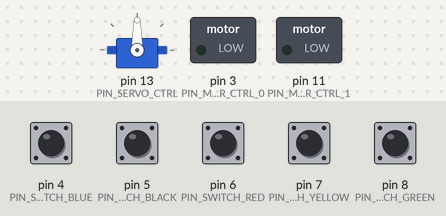
A sketch run on a simulated Arduino Uno, built with avr-gcc and run on an emulated ATmega328P. Parts: servo, switched loads named in the sketch (green lamp = pin HIGH). The inputs (shaded band) are chosen by the test bench; at power-on: pin 4 (PIN_SWITCH_BLUE), pin 5 (PIN_SWITCH_BLACK), pin 6 (PIN_SWITCH_RED), pin 7 (PIN_SWITCH_YELLOW), pin 8 (PIN_SWITCH_GREEN) LOW. What the sketch prints to the serial monitor is not drawn.

Above: at 1.2 s.
1.3 s: pin 4 (PIN_SWITCH_BLUE) pulled HIGH for 0.15 s
4.3 s: pin 7 (PIN_SWITCH_YELLOW) pulled HIGH for 0.15 s
At 4.48 s:
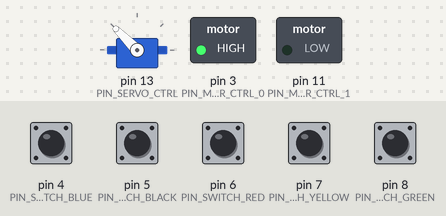
7.3 s: pin 8 (PIN_SWITCH_GREEN) pulled HIGH for 0.15 s
At 7.51 s:
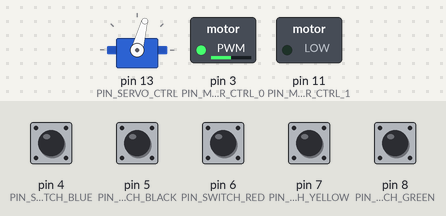
10.3 s: pin 7 (PIN_SWITCH_YELLOW) pulled HIGH for 1 s
At 10.54 s:
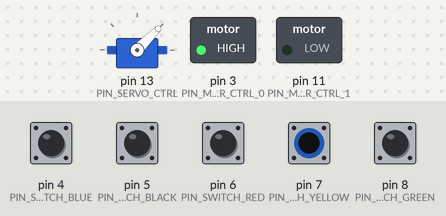
13.3 s: pin 5 (PIN_SWITCH_BLACK) pulled HIGH for 0.15 s
14.9 s: pin 4 (PIN_SWITCH_BLUE) pulled HIGH for 1 s
At 15.06 s:
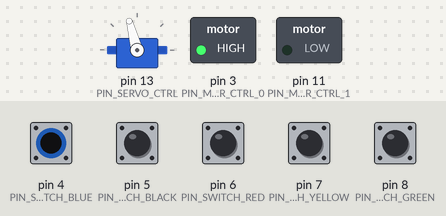
Timing chart, 0 to 19.9 s (numbered marks = the images above; inputs shaded):
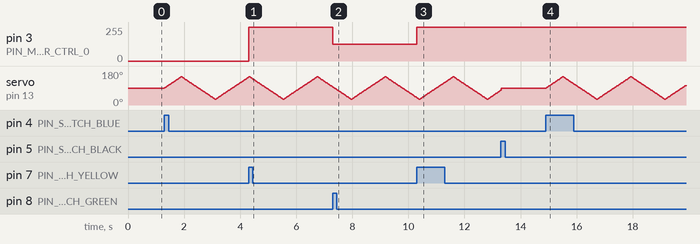

The sketch:

4_FanApply.ino
```cpp
#include <Servo.h>
#define PIN_MOTOR_CTRL_0 3
#define PIN_MOTOR_CTRL_1 11
#define PIN_SWITCH_GREEN 8
#define PIN_SWITCH_YELLOW 7
#define PIN_SWITCH_RED 6
#define PIN_SWITCH_BLACK 5
#define PIN_SWITCH_BLUE 4
#define PIN_SERVO_CTRL 13
int prevSwitchGreen = HIGH;
int prevSwitchYellow = HIGH;
int prevSwitchRed = HIGH;
int prevSwitchBlack = HIGH;
int prevSwitchBlue = HIGH;
int rotate = 0;
int dir = 1;
byte motorCtrlValue0;
byte servoPosition = 90;
Servo servoRotate;
void setup() {
  servoRotate.attach(PIN_SERVO_CTRL);
  servoRotate.write(servoPosition);
  pinMode(PIN_SWITCH_GREEN, INPUT);
  pinMode(PIN_SWITCH_YELLOW, INPUT);
  pinMode(PIN_SWITCH_RED, INPUT);
  pinMode(PIN_SWITCH_BLACK, INPUT);
  pinMode(PIN_SWITCH_BLUE, INPUT);
  pinMode(PIN_MOTOR_CTRL_0, OUTPUT);
  pinMode(PIN_MOTOR_CTRL_1, OUTPUT);
  pinMode(PIN_SERVO_CTRL, OUTPUT);
  analogWrite(PIN_MOTOR_CTRL_0, 0);
  analogWrite(PIN_MOTOR_CTRL_1, 0);
  Serial.begin(115200);
}
void loop() {

  // Fan Control
  int currentSwitchGreen = digitalRead(PIN_SWITCH_GREEN);
  int currentSwitchYellow = digitalRead(PIN_SWITCH_YELLOW);
  int currentSwitchRed = digitalRead(PIN_SWITCH_RED);
  if ((prevSwitchGreen == LOW) && (currentSwitchGreen == HIGH)) {
    motorCtrlValue0 = 127;
    analogWrite(PIN_MOTOR_CTRL_0, motorCtrlValue0);
  }
  if ((prevSwitchYellow == LOW) && (currentSwitchYellow == HIGH)) {
    motorCtrlValue0 = 255;
    analogWrite(PIN_MOTOR_CTRL_0, motorCtrlValue0);
  }
  if ((prevSwitchRed == LOW) && (currentSwitchRed == HIGH)) {
    motorCtrlValue0 = 0;
    analogWrite(PIN_MOTOR_CTRL_0, motorCtrlValue0);
  }
  prevSwitchGreen = currentSwitchGreen;
  prevSwitchYellow = currentSwitchYellow;
  prevSwitchRed = currentSwitchRed;

  // Rotate Control
  int currentSwitchBlack = digitalRead(PIN_SWITCH_BLACK);
  int currentSwitchBlue = digitalRead(PIN_SWITCH_BLUE);
  if ((prevSwitchBlack == LOW) && (currentSwitchBlack == HIGH)) {
    rotate = 0;
    servoPosition = 90;
    servoRotate.write(servoPosition);

  }
  if ((prevSwitchBlue == LOW) && (currentSwitchBlue == HIGH)) {
    rotate = ~rotate;
  }
  prevSwitchBlack = currentSwitchBlack;
  prevSwitchBlue = currentSwitchBlue;


  if (rotate == 0) {
    Serial.println(servoPosition);
  }
  else {
    servoPosition += dir;
    if ((servoPosition <= 30)||(servoPosition >= 150)) dir *= -1;
    servoRotate.write(servoPosition);
  }
  delay(10);
}
```

Measured:
- after the input at 4.3 s, pin 3 (PIN_MOTOR_CTRL_0): 0/255 → 255/255 at once
- after the input at 7.3 s, pin 3 (PIN_MOTOR_CTRL_0): 255/255 → 127/255 at once
- after the input at 10.3 s, pin 3 (PIN_MOTOR_CTRL_0): 127/255 → 255/255 at once
